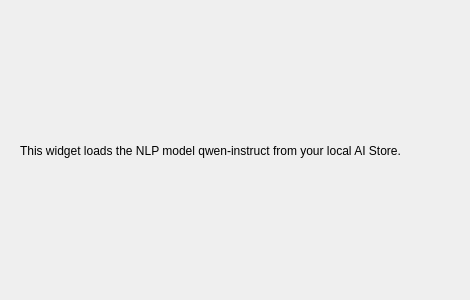
<?xml version="1.0" encoding="UTF-8"?>
<ui version="4.0">
 <class>Form</class>
 <widget class="QWidget" name="Form">
  <property name="geometry">
   <rect>
    <x>0</x>
    <y>0</y>
    <width>470</width>
    <height>300</height>
   </rect>
  </property>
  <property name="windowTitle">
   <string>Form</string>
  </property>
  <widget class="QLabel" name="Description">
   <property name="geometry">
    <rect>
     <x>20</x>
     <y>20</y>
     <width>431</width>
     <height>261</height>
    </rect>
   </property>
   <property name="text">
    <string>This widget loads the NLP model qwen-instruct from your local AI Store.</string>
   </property>
   <property name="textFormat">
    <enum>Qt::AutoText</enum>
   </property>
   <property name="alignment">
    <set>Qt::AlignLeading|Qt::AlignLeft|Qt::AlignVCenter</set>
   </property>
   <property name="wordWrap">
    <bool>true</bool>
   </property>
  </widget>
 </widget>
 <resources/>
 <connections/>
</ui>
